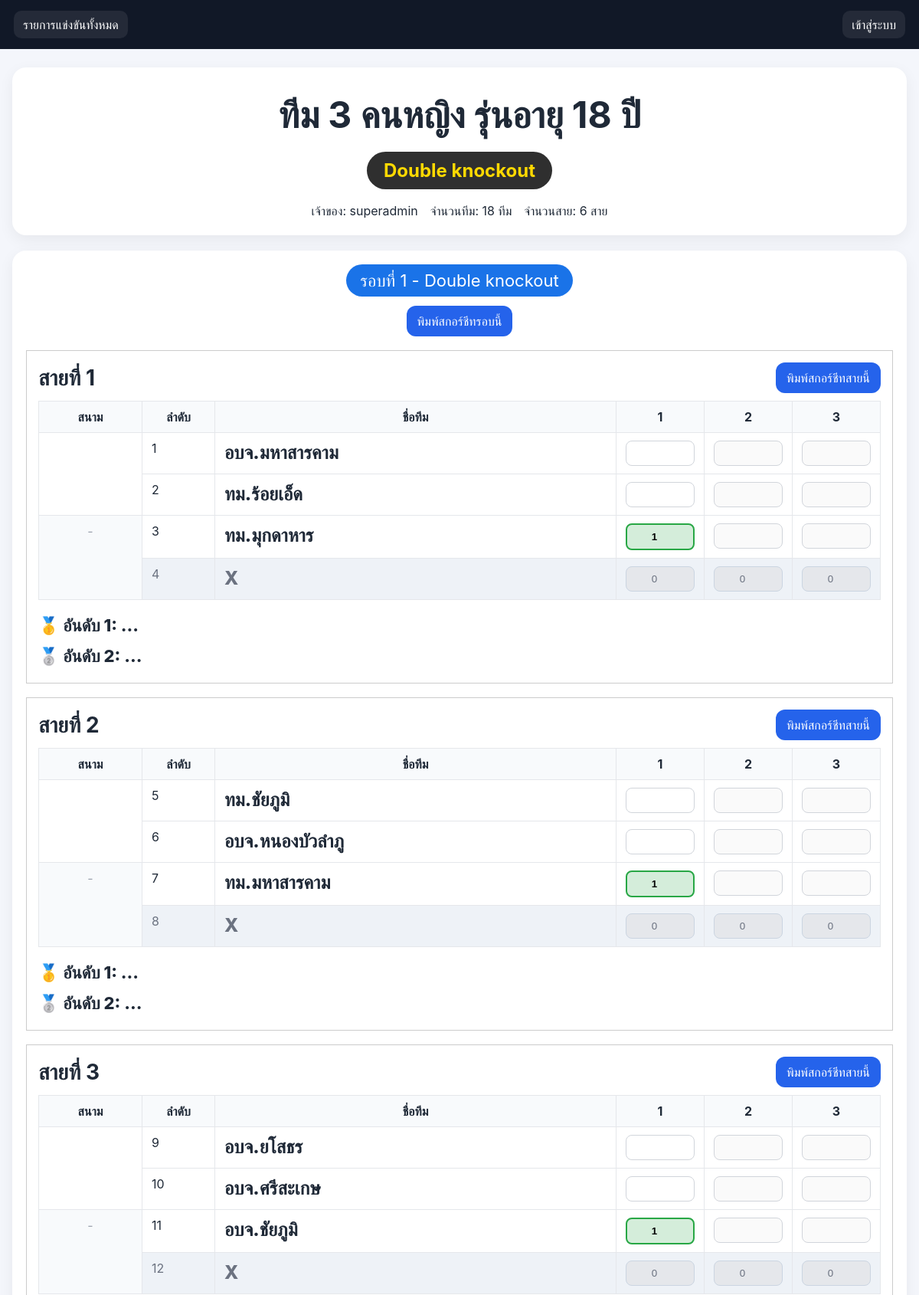
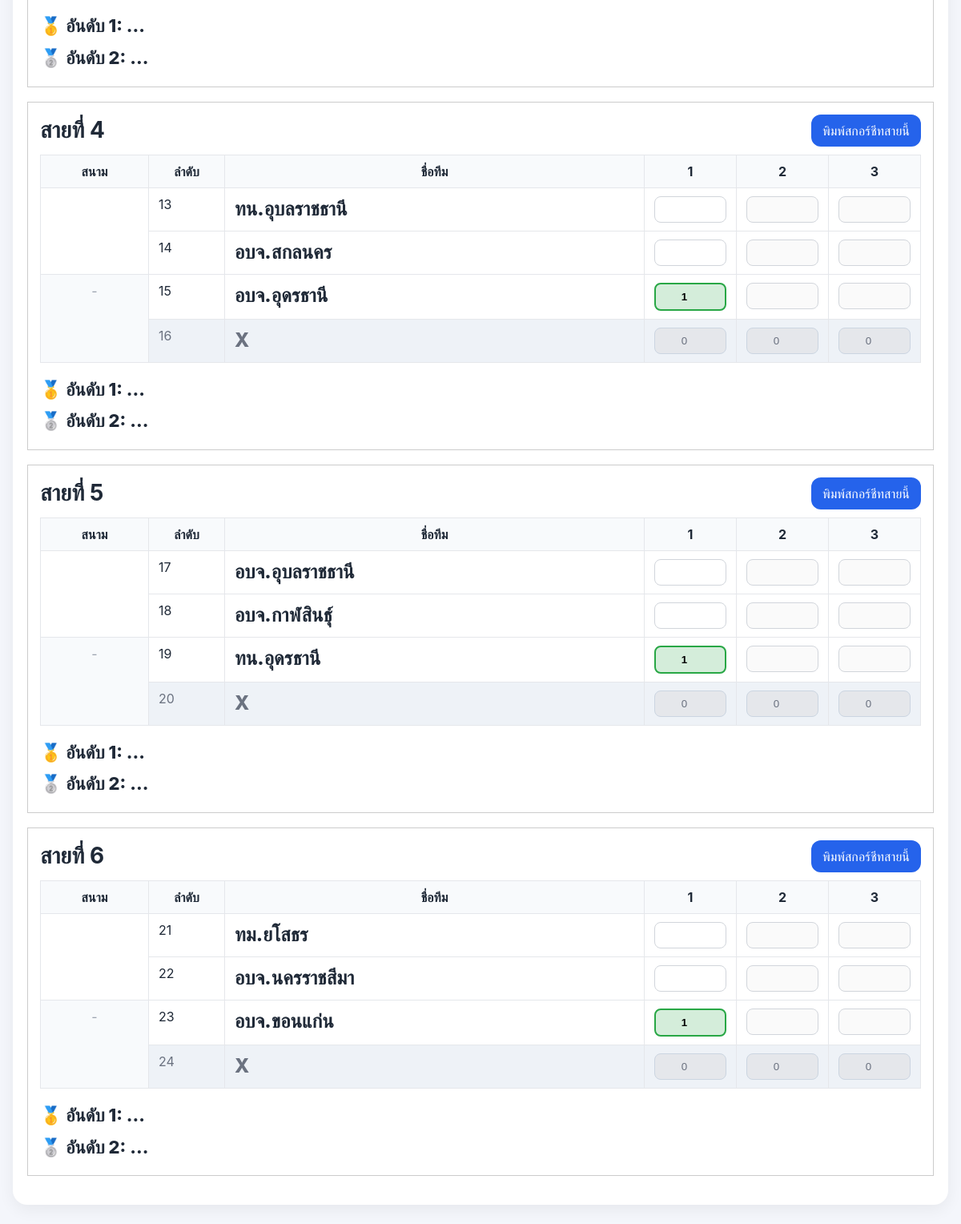
The page /tournaments/67 on the database its author committed (2 pictures, top to bottom).
### tables this page shows
CREATE TABLE tournaments (
            id INTEGER PRIMARY KEY AUTOINCREMENT,
            name TEXT NOT NULL,
            owner_id INTEGER NOT NULL,
            team_count INTEGER NOT NULL,
            group_count INTEGER NOT NULL,
            group_sizes_json TEXT NOT NULL,
            avoid_same INTEGER NOT NULL DEFAULT 1,
            competition_type TEXT NOT NULL DEFAULT 'double_knockout',
            qualify_per_group INTEGER NOT NULL DEFAULT 2,
            status TEXT NOT NULL DEFAULT 'draft',
            created_at TEXT NOT NULL, batch_id INTEGER, event_label TEXT, event_category TEXT, event_gender TEXT, event_age INTEGER, sort_order INTEGER,
            FOREIGN KEY(owner_id) REFERENCES users(id)
        );

CREATE TABLE users (
            id INTEGER PRIMARY KEY AUTOINCREMENT,
            username TEXT UNIQUE NOT NULL,
            password_hash TEXT NOT NULL,
            role TEXT NOT NULL CHECK(role IN ('super_admin', 'admin')),
            created_by INTEGER,
            is_active INTEGER NOT NULL DEFAULT 1,
            create_quota INTEGER NOT NULL DEFAULT 0,
            created_count INTEGER NOT NULL DEFAULT 0,
            expires_at TEXT,
            created_at TEXT NOT NULL,
            updated_at TEXT NOT NULL,
            FOREIGN KEY(created_by) REFERENCES users(id)
        );

CREATE TABLE tournament_rounds (
            id INTEGER PRIMARY KEY AUTOINCREMENT,
            tournament_id INTEGER NOT NULL,
            round_no INTEGER NOT NULL,
            round_name TEXT NOT NULL,
            round_type TEXT NOT NULL,
            group_count INTEGER NOT NULL DEFAULT 0,
            status TEXT NOT NULL DEFAULT 'pending',
            created_at TEXT NOT NULL,
            UNIQUE(tournament_id, round_no),
            FOREIGN KEY(tournament_id) REFERENCES tournaments(id)
        );

CREATE TABLE round_slots (
            id INTEGER PRIMARY KEY AUTOINCREMENT,
            round_id INTEGER NOT NULL,
            group_no INTEGER NOT NULL,
            slot_no INTEGER NOT NULL,
            display_name TEXT NOT NULL,
            source_type TEXT NOT NULL DEFAULT 'team',
            source_group_no INTEGER,
            source_rank INTEGER,
            team_name TEXT,
            court_name TEXT,
            is_bye INTEGER NOT NULL DEFAULT 0,
            is_resolved INTEGER NOT NULL DEFAULT 0,
            UNIQUE(round_id, group_no, slot_no),
            FOREIGN KEY(round_id) REFERENCES tournament_rounds(id)
        );

### app.py (the view)
@app.route("/tournaments/<int:tournament_id>")
def view_tournament(tournament_id):
    db = get_db()
    tournament = db.execute(
        """
        SELECT t.*, u.username AS owner_name
        FROM tournaments t JOIN users u ON u.id = t.owner_id
        WHERE t.id = ?
        """,
        (tournament_id,),
    ).fetchone()
    if not tournament:
        flash("ไม่พบทัวร์นาเมนต์", "error")
        return redirect(url_for("home"))
    user = current_user()
    can_manage = can_manage_tournament(user, tournament)
    round_views = get_round_views(tournament_id)
    sync_version = get_tournament_sync_version(tournament_id)
    return render_template(
        "tournament_detail.html",
        tournament=tournament,
        round_views=round_views,
        can_manage=can_manage,
        sync_version=sync_version,
    )

### app.py (called while the page is built, shortened)
def table_exists(db, table_name):
    row = db.execute(
        "SELECT name FROM sqlite_master WHERE type = 'table' AND name = ?",
        (table_name,),
    ).fetchone()
    return row is not None

def get_db():
    if "db" not in g:
        g.db = sqlite3.connect(DATABASE)
        g.db.row_factory = sqlite3.Row
        ensure_runtime_schema(g.db)
    return g.db

def current_user():
    uid = session.get("user_id")
    if not uid:
        return None
    return get_db().execute("SELECT * FROM users WHERE id = ?", (uid,)).fetchone()

def competition_type_label(value):
    labels = {
        "double_knockout": "Double knockout",
        "double_elimination": "Double knockout",
        "knockout": "Knockout",
    }
    return labels.get(value, value or "-")

def can_manage_tournament(user, tournament):
    if not user or not tournament:
        return False
    return user["role"] == "super_admin" or tournament["owner_id"] == user["id"]

def build_round_score_map(rows):
    score_map = {}
    for row in rows:
        score_map[(row["group_no"], row["slot_no"], row["stage_no"])] = row["score"]
    return score_map

def decide_pair(a, b, stage_no, score_map):
    if a is None or b is None:
        return None
    if a["is_bye"] and not b["is_bye"]:
        return {"winner": b, "loser": a, "done": True}
    if b["is_bye"] and not a["is_bye"]:
        return {"winner": a, "loser": b, "done": True}
    sa = score_map.get((a["group_no"], a["slot_no"], stage_no))
    sb = score_map.get((b["group_no"], b["slot_no"], stage_no))
    if sa is None and sb is None:
        return None

def build_manual_result(round_type, slots, manual_override=None):
    if not manual_override:
        return None

def get_tournament_sync_version(tournament_id):
    db = get_db()
    row = db.execute(
        """
        SELECT MAX(rs.updated_at) AS latest
        FROM round_scores rs
        JOIN tournament_rounds tr ON tr.id = rs.round_id
        WHERE tr.tournament_id = ?
        """,
        (tournament_id,),
    ).fetchone()
    return row["latest"] if row and row["latest"] else ""

def get_manual_group_map(round_id):
    db = get_db()
    try:
        rows = db.execute(
            "SELECT group_no, winner_slot_no, second_slot_no FROM manual_group_rankings WHERE round_id = ?",
            (round_id,),
        ).fetchall()
    except Exception:
        return {}
    result = {}
    return result

### templates/tournament_detail.html (shortened to what this page needs)
{% extends 'base.html' %}
{% block content %}
<div class="card no-print" style="padding:22px;">
    <h1 style="font-size:48px; text-align:center; margin:10px 0 18px;">{{ tournament['name'] }}</h1>
    <div style="text-align:center; margin-bottom:18px;">
        <span class="badge"
            style="background:#2f2f2f; color:#ffd900; font-size:24px; padding:10px 22px; font-weight:700;">
            {{ competition_type_label(tournament['competition_type']) }}
        </span>
    </div>
    <div class="muted-text" style="display:flex; gap:16px; flex-wrap:wrap; justify-content:center;">
        <span>เจ้าของ: {{ tournament['owner_name'] }}</span>
        <span>จำนวนทีม: {{ tournament['team_count'] }} ทีม</span>
        <span>จำนวนสาย: {{ tournament['group_count'] }} สาย</span>
    </div>
</div>
{% for rv in round_views %}
<div class="card round-card" id="saved-round-{{ rv.round['id'] }}" style="padding:18px; margin-top:20px;">
    <div class="round-header no-print">
        <div class="round-title" style="text-align:center; margin-bottom:18px;">
            <span class="badge" style="background:#1a73e8; color:#fff; font-size:22px; padding:8px 18px;">
                {{ rv.round['round_name'] }} - {{ competition_type_label(rv.round['round_type']) }}
            </span>
            <div style="margin-top:12px; display:flex; gap:8px; justify-content:center; flex-wrap:wrap;">
                <a href="{{ url_for('round_score_sheet', round_id=rv.round['id']) }}" class="btn btn-secondary" target="_blank">พิมพ์สกอร์ชีทรอบนี้</a>
            </div>
        </div>
    </div>
    {% for group in rv.group_views %}
    <div class="group-box printable-group" id="round-{{ rv.round['round_no'] }}-group-{{ group.group_no }}"
        style="border:1.5px solid #ccc; padding:15px; margin:18px 0;">
        <div
            style="display:flex; justify-content:space-between; align-items:center; gap:12px; flex-wrap:wrap; margin-bottom:10px;">
            <b style="font-size:28px;">สายที่ {{ group.group_no }}</b>
            <div class="no-print" style="display:flex; gap:8px; flex-wrap:wrap; align-items:center;">
                <a href="{{ url_for('group_score_sheet', round_id=rv.round['id'], group_no=group.group_no) }}" class="btn btn-secondary" target="_blank">พิมพ์สกอร์ชีทสายนี้</a>
            </div>
        </div>
        <table>
            <thead>
                <tr>
                    <th width="110">สนาม</th>
                    <th width="70">ลำดับ</th>
                    <th>ชื่อทีม</th>
                    <th width="90">1</th>
                    {% if rv.round['round_type'] == 'double_knockout' %}
                    <th width="90">2</th>
                    <th width="90">3</th>
                    {% endif %}
                </tr>
            </thead>
            <tbody>
                {% for slot in group.slots %}
                {% set s1 = group.stage_state[slot['slot_no']][1] %}
                {% set s2 = group.stage_state[slot['slot_no']][2] %}
                {% set s3 = group.stage_state[slot['slot_no']][3] %}
                <tr class="{% if slot['is_bye'] %}bye-row{% endif %}">
                    {% if slot['show_court_input'] %}
                    <td rowspan="{{ slot['court_rowspan'] }}">
                    </td>
                    {% elif slot['pair_has_bye'] and slot['is_first_in_pair'] %}
                    <td rowspan="{{ slot['court_rowspan'] }}"
                        style="background:#f8fafc; color:#9ca3af; text-align:center;">-</td>
                    {% endif %}
                    <td>{{ slot['display_slot_no'] }}</td>
                    <td>
    <span class="team-name-text">
        {% if slot['team_name'] %}
        {{ slot['team_name'] }}
        {% else %}
        {{ slot['display_name'] }}
        {% endif %}
    </span>
</td>
                    <td>
                        {% if slot['is_bye'] %}
                        <input type="number" class="bye-input" value="0" disabled>
                        {% else %}
                        <input type="number" min="0" max="13" inputmode="numeric"
                            class="autosave-score {% if s1.color == 'win' %}win-cell{% elif s1.color == 'loss' %}loss-cell{% endif %}"
                            data-round="{{ rv.round['id'] }}" data-slot="{{ slot['id'] }}"
                            data-slotno="{{ slot['display_slot_no'] }}" data-group="{{ group.group_no }}" data-stage="1"
                            value="{{ rv.score_map.get((group.group_no, slot['slot_no'], 1), '') }}">
                        {% endif %}
                    </td>
                    {% if rv.round['round_type'] == 'double_knockout' %}
                    <td>
                        {% if slot['is_bye'] %}
                        <input type="number" class="bye-input" value="0" disabled>
                        {% else %}
                        <input type="number" min="0" max="13" inputmode="numeric"
                            class="autosave-score {% if s2.color == 'win' %}win-cell{% elif s2.color == 'loss' %}loss-cell{% endif %}"
                            data-round="{{ rv.round['id'] }}" data-slot="{{ slot['id'] }}"
                            data-slotno="{{ slot['display_slot_no'] }}" data-group="{{ group.group_no }}" data-stage="2"
                            value="{{ rv.score_map.get((group.group_no, slot['slot_no'], 2), '') }}" {% if not
                            stage_can_edit(rv.round['round_type'], group.slots, 2, slot['slot_no'], rv.score_map)
                            %}disabled{% endif %}>
                        {% endif %}
                    </td>
                    <td>
                        {% if slot['is_bye'] %}
                        <input type="number" class="bye-input" value="0" disabled>
                        {% else %}
                        <input type="number" min="0" max="13" inputmode="numeric"
                            class="autosave-score {% if s3.color == 'win' %}win-cell{% elif s3.color == 'loss' %}loss-cell{% endif %}"
                            data-round="{{ rv.round['id'] }}" data-slot="{{ slot['id'] }}"
                            data-slotno="{{ slot['display_slot_no'] }}" data-group="{{ group.group_no }}" data-stage="3"
                            value="{{ rv.score_map.get((group.group_no, slot['slot_no'], 3), '') }}" {% if not
                            stage_can_edit(rv.round['round_type'], group.slots, 3, slot['slot_no'], rv.score_map)
                            %}disabled{% endif %}>
                        {% endif %}
                    </td>
                    {% endif %}
                </tr>
                {% endfor %}
            </tbody>
        </table>
        <div style="margin-top:14px; font-size:22px; font-weight:800; line-height:1.8;">
            {% if rv.round['round_type'] == 'double_knockout' %}
            <div>🥇 อันดับ 1: {{ group.result['winner']['team_name'] if group.result['winner'] else '...' }} {% if group.result['manual_override'] %}<span class="manual-badge">กำหนดเอง</span>{% endif %}</div>
            <div>🥈 อันดับ 2: {{ group.result['second']['team_name'] if group.result['second'] else '...' }}</div>
            {% else %}
            <div>🥇 ผู้ชนะ: {{ group.result['winner']['team_name'] if group.result['winner'] else '...' }} {% if group.result['manual_override'] %}<span class="manual-badge">กำหนดเอง</span>{% endif %}</div>
            {% endif %}
        </div>
    </div>
    {% endfor %}
</div>
{% endfor %}
{% endblock %}

### templates/base.html (style rules this page uses)
body { font-family:-apple-system,BlinkMacSystemFont,'Segoe UI',sans-serif;background:#f4f6fb;margin:0;color:#1f2937 }
.card { background:#fff;border-radius:18px;padding:20px;box-shadow:0 6px 20px rgba(0,0,0,.06);margin-bottom:18px }
.badge { display:inline-block;border-radius:999px;padding:6px 12px;background:#e5edff;color:#1d4ed8 }
.btn { display:inline-block;border:0;border-radius:12px;padding:10px 14px;background:#2563eb;color:#fff;text-decoration:none;cursor:pointer }
input,textarea,select { width:100%;padding:10px 12px;border:1px solid #d1d5db;border-radius:10px;box-sizing:border-box }
table { width:100%;border-collapse:collapse }
th,td { border:1px solid #e5e7eb;padding:8px;vertical-align:top }
th { background:#f8fafc }

### templates/tournament_detail.html (style rules this page uses)
table { width: 100%; border-collapse: collapse; background: #fff; }
th, td { border: 1px solid #e5e7eb; padding: 10px 12px; }
th { background: #f8fafc; text-align: center; }
td input[type="text"], td input[type="number"] { width: 100%; box-sizing: border-box; padding: 8px 10px; border: 1px solid #d1d5db; border-radius: 8px; text-align: center; }
.badge { display: inline-block; border-radius: 999px; }
.round-header { display: flex; justify-content: space-between; align-items: center; gap: 12px; flex-wrap: wrap; margin-bottom: 12px; }
.round-header .round-title { flex: 1 1 auto; margin-bottom: 0 !important; }
.win-cell { background: #d4edda !important; border: 2px solid #28a745 !important; font-weight: 800; }
.bye-row td { background: #eef2f7 !important; color: #6b7280 !important; }
.bye-input { background: #e5e7eb !important; border: 1px solid #cbd5e1 !important; color: #6b7280 !important; box-shadow: none !important; cursor: not-allowed !important; }
.bye-input::placeholder { color: #9ca3af !important; }
.team-name-text { display: inline-block; font-size: 1.5rem; font-weight: 800; line-height: 1.3; }

### rows shown on the page
tournaments: name "ทีม 3 คนหญิง รุ่นอายุ 18 ปี", competition_type "Double knockout", team_count "18", group_count "6"
users: owner_name "superadmin"
tournament_rounds: round.round_name "รอบที่ 1", round_type "Double knockout"
round_slots: display_slot_no "1", team_name "อบจ.มหาสารคาม"
round_slots: display_slot_no "2", team_name "ทม.ร้อยเอ็ด"
round_slots: display_slot_no "3", team_name "ทม.มุกดาหาร", score_map.get "1"
round_slots: display_slot_no "4", display_name "X"
round_slots: display_slot_no "5", team_name "ทม.ชัยภูมิ"
round_slots: display_slot_no "6", team_name "อบจ.หนองบัวลำภู"
round_slots: display_slot_no "7", team_name "ทม.มหาสารคาม", score_map.get "1"
round_slots: display_slot_no "8", display_name "X"
round_slots: display_slot_no "9", team_name "อบจ.ยโสธร"
round_slots: display_slot_no "10", team_name "อบจ.ศรีสะเกษ"
round_slots: display_slot_no "11", team_name "อบจ.ชัยภูมิ", score_map.get "1"
round_slots: display_slot_no "12", display_name "X"
round_slots: display_slot_no "13", team_name "ทน.อุบลราชธานี"
round_slots: display_slot_no "14", team_name "อบจ.สกลนคร"
round_slots: display_slot_no "15", team_name "อบจ.อุดรธานี", score_map.get "1"
round_slots: display_slot_no "16", display_name "X"
round_slots: display_slot_no "17", team_name "อบจ.อุบลราชธานี"
round_slots: display_slot_no "18", team_name "อบจ.กาฬสินธุ์"
round_slots: display_slot_no "19", team_name "ทน.อุดรธานี", score_map.get "1"
round_slots: display_slot_no "20", display_name "X"
round_slots: display_slot_no "21", team_name "ทม.ยโสธร"
round_slots: display_slot_no "22", team_name "อบจ.นครราชสีมา"
round_slots: display_slot_no "23", team_name "อบจ.ขอนแก่น", score_map.get "1"
round_slots: display_slot_no "24", display_name "X"

### other values the page prints
{{ group.group_no }} "1" "2" "3" "4" "5" "6"
